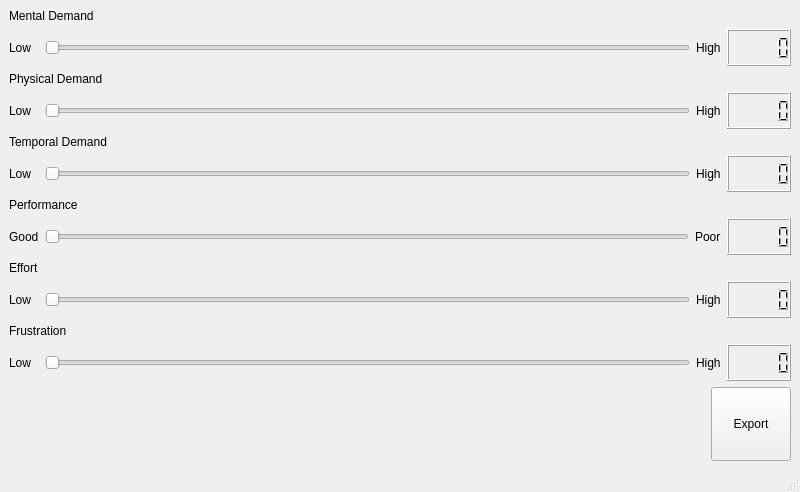
<?xml version="1.0" encoding="UTF-8"?>
<ui version="4.0">
 <class>MainWindow</class>
 <widget class="QMainWindow" name="MainWindow">
  <property name="geometry">
   <rect>
    <x>0</x>
    <y>0</y>
    <width>800</width>
    <height>492</height>
   </rect>
  </property>
  <property name="windowTitle">
   <string>MainWindow</string>
  </property>
  <widget class="QWidget" name="centralwidget">
   <layout class="QVBoxLayout" name="verticalLayout" stretch="0,1,0,1,0,1,0,1,0,1,0,1,2">
    <item>
     <widget class="QLabel" name="label_2">
      <property name="text">
       <string>Mental Demand</string>
      </property>
     </widget>
    </item>
    <item>
     <layout class="QHBoxLayout" name="horizontalLayout_6">
      <item>
       <widget class="QLabel" name="label_11">
        <property name="minimumSize">
         <size>
          <width>30</width>
          <height>0</height>
         </size>
        </property>
        <property name="text">
         <string>Low</string>
        </property>
       </widget>
      </item>
      <item>
       <widget class="QSlider" name="horizontalSlider">
        <property name="orientation">
         <enum>Qt::Orientation::Horizontal</enum>
        </property>
       </widget>
      </item>
      <item>
       <widget class="QLabel" name="label_18">
        <property name="text">
         <string>High</string>
        </property>
       </widget>
      </item>
      <item>
       <widget class="QLCDNumber" name="lcdNumber"/>
      </item>
     </layout>
    </item>
    <item>
     <widget class="QLabel" name="label_3">
      <property name="text">
       <string>Physical Demand</string>
      </property>
     </widget>
    </item>
    <item>
     <layout class="QHBoxLayout" name="horizontalLayout_5">
      <item>
       <widget class="QLabel" name="label_10">
        <property name="minimumSize">
         <size>
          <width>30</width>
          <height>0</height>
         </size>
        </property>
        <property name="text">
         <string>Low</string>
        </property>
       </widget>
      </item>
      <item>
       <widget class="QSlider" name="horizontalSlider_2">
        <property name="orientation">
         <enum>Qt::Orientation::Horizontal</enum>
        </property>
       </widget>
      </item>
      <item>
       <widget class="QLabel" name="label_17">
        <property name="text">
         <string>High</string>
        </property>
       </widget>
      </item>
      <item>
       <widget class="QLCDNumber" name="lcdNumber_2"/>
      </item>
     </layout>
    </item>
    <item>
     <widget class="QLabel" name="label_4">
      <property name="text">
       <string>Temporal Demand</string>
      </property>
     </widget>
    </item>
    <item>
     <layout class="QHBoxLayout" name="horizontalLayout_4">
      <item>
       <widget class="QLabel" name="label_9">
        <property name="minimumSize">
         <size>
          <width>30</width>
          <height>0</height>
         </size>
        </property>
        <property name="text">
         <string>Low</string>
        </property>
       </widget>
      </item>
      <item>
       <widget class="QSlider" name="horizontalSlider_3">
        <property name="orientation">
         <enum>Qt::Orientation::Horizontal</enum>
        </property>
       </widget>
      </item>
      <item>
       <widget class="QLabel" name="label_16">
        <property name="text">
         <string>High</string>
        </property>
       </widget>
      </item>
      <item>
       <widget class="QLCDNumber" name="lcdNumber_3"/>
      </item>
     </layout>
    </item>
    <item>
     <widget class="QLabel" name="label_5">
      <property name="text">
       <string>Performance</string>
      </property>
     </widget>
    </item>
    <item>
     <layout class="QHBoxLayout" name="horizontalLayout_3">
      <item>
       <widget class="QLabel" name="label_12">
        <property name="text">
         <string>Good</string>
        </property>
       </widget>
      </item>
      <item>
       <widget class="QSlider" name="horizontalSlider_4">
        <property name="orientation">
         <enum>Qt::Orientation::Horizontal</enum>
        </property>
       </widget>
      </item>
      <item>
       <widget class="QLabel" name="label_15">
        <property name="minimumSize">
         <size>
          <width>26</width>
          <height>0</height>
         </size>
        </property>
        <property name="text">
         <string>Poor</string>
        </property>
       </widget>
      </item>
      <item>
       <widget class="QLCDNumber" name="lcdNumber_4"/>
      </item>
     </layout>
    </item>
    <item>
     <widget class="QLabel" name="label_6">
      <property name="text">
       <string>Effort</string>
      </property>
     </widget>
    </item>
    <item>
     <layout class="QHBoxLayout" name="horizontalLayout_2">
      <item>
       <widget class="QLabel" name="label">
        <property name="minimumSize">
         <size>
          <width>30</width>
          <height>0</height>
         </size>
        </property>
        <property name="text">
         <string>Low</string>
        </property>
       </widget>
      </item>
      <item>
       <widget class="QSlider" name="horizontalSlider_5">
        <property name="orientation">
         <enum>Qt::Orientation::Horizontal</enum>
        </property>
       </widget>
      </item>
      <item>
       <widget class="QLabel" name="label_14">
        <property name="text">
         <string>High</string>
        </property>
       </widget>
      </item>
      <item>
       <widget class="QLCDNumber" name="lcdNumber_5"/>
      </item>
     </layout>
    </item>
    <item>
     <widget class="QLabel" name="label_7">
      <property name="text">
       <string>Frustration</string>
      </property>
     </widget>
    </item>
    <item>
     <layout class="QHBoxLayout" name="horizontalLayout">
      <item>
       <widget class="QLabel" name="label_8">
        <property name="minimumSize">
         <size>
          <width>30</width>
          <height>0</height>
         </size>
        </property>
        <property name="text">
         <string>Low</string>
        </property>
       </widget>
      </item>
      <item>
       <widget class="QSlider" name="horizontalSlider_6">
        <property name="orientation">
         <enum>Qt::Orientation::Horizontal</enum>
        </property>
       </widget>
      </item>
      <item>
       <widget class="QLabel" name="label_13">
        <property name="text">
         <string>High</string>
        </property>
       </widget>
      </item>
      <item>
       <widget class="QLCDNumber" name="lcdNumber_6"/>
      </item>
     </layout>
    </item>
    <item>
     <layout class="QHBoxLayout" name="horizontalLayout_7">
      <item>
       <spacer name="horizontalSpacer">
        <property name="orientation">
         <enum>Qt::Orientation::Horizontal</enum>
        </property>
        <property name="sizeHint" stdset="0">
         <size>
          <width>40</width>
          <height>20</height>
         </size>
        </property>
       </spacer>
      </item>
      <item>
       <widget class="QPushButton" name="pushButton">
        <property name="sizePolicy">
         <sizepolicy hsizetype="Preferred" vsizetype="Preferred">
          <horstretch>0</horstretch>
          <verstretch>0</verstretch>
         </sizepolicy>
        </property>
        <property name="text">
         <string>Export</string>
        </property>
       </widget>
      </item>
     </layout>
    </item>
   </layout>
  </widget>
  <widget class="QMenuBar" name="menubar">
   <property name="geometry">
    <rect>
     <x>0</x>
     <y>0</y>
     <width>800</width>
     <height>33</height>
    </rect>
   </property>
  </widget>
  <widget class="QStatusBar" name="statusbar"/>
 </widget>
 <resources/>
 <connections/>
</ui>
